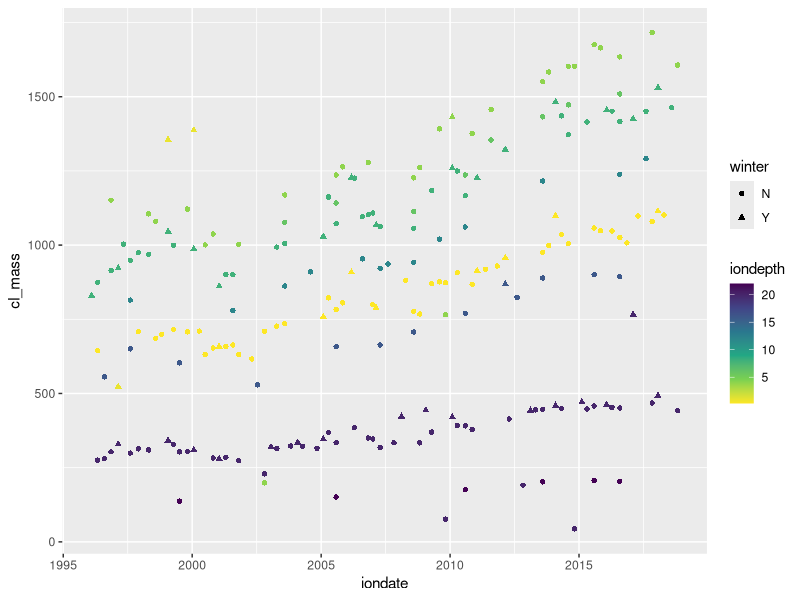
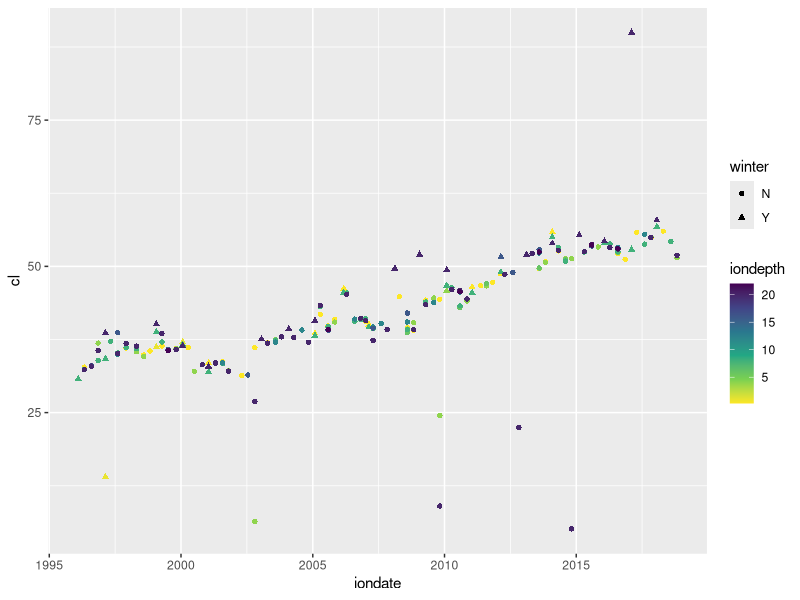

The R source for these figures, in order:
library(tidyverse)
library(lubridate)

#load and format the datasets
ions <- read_csv("Data/LTER_ions.csv") %>% #all ion data from LTER
  filter(lakeid == "MO" | lakeid == "ME") %>%
  mutate(depth = replace(depth, depth == 0, 0.25)) %>% 
  mutate(depth = replace(depth, depth == 21.9, 22)) #rounding depths to nearest depth with hp_factor to ensure dall data is included
  
hypso <- read_csv("Data/lake_hypsometry.csv") #hypsometry factor to multiply by total lake volume

icedepth <- read_csv("Data/winter.csv") %>% #depth of ice
  rename(icedate = sampledate)  #icedate refers to the date the ice depth was measured
  
icedates <- read_csv("Data/icedates.csv") %>% #ice on and off dates
  filter(lakeid == "MO" | lakeid == "ME") %>%
  mutate(ice_on = mdy(ice_on),
         ice_off = mdy(ice_off),
         year4 = year4 + 1)

#joining all datasets together
combined_data <- ions %>%
  left_join(hypso, by = c("lakeid", "depth")) %>%
  left_join(icedates, by = c("lakeid", "year4")) %>%
  left_join(icedepth, by = c("lakeid", "year4"))


mass <- combined_data %>%
  drop_na(cl) %>%
  filter(cl > 0) %>%
  mutate(vol_cubicmeters = ifelse(lakeid == "ME", hp_factor * 506880000, hp_factor * 111520000)) %>% #hypsometrically weighting lake volumes [m^-3]
  mutate(vol_liters = vol_cubicmeters * 1000) %>% #converting cubic meters to liters
  mutate(cl_mass = cl * vol_liters * 0.000000001,
         so4_mass = so4 * vol_liters * 0.000000001,
         ca_mass = ca * vol_liters * 0.000000001,
         mg_mass = mg * vol_liters * 0.000000001,
         na_mass = na * vol_liters * 0.000000001,
         k_mass = k * vol_liters * 0.000000001,
         fe_mass = fe * vol_liters * 0.000000001,
         mn_mass = mn * vol_liters * 0.000000001) %>% #converting concentration [mg L^-1] to mass in tonnes [Mg]
  rowwise() %>%
  mutate(winter = ifelse(between(sampledate, ice_on, ice_off), "Y", "N")) %>% #to easily distinguish ice on vs. ice off data
  mutate_if(is.numeric, ~replace_na(., 0)) %>% #converting NAs to 0 for the next step
  mutate(All_ions = sum(cl_mass + so4_mass + ca_mass + mg_mass + na_mass + k_mass + fe_mass + mn_mass)) %>%
  rename(iondate = sampledate,
         iondepth = depth)






ggplot(mass %>% filter(lakeid == "ME")) +
  geom_point(aes(iondate, cl_mass, color = iondepth, shape = winter)) +
  scale_color_viridis_c(direction = -1) 

ggplot(mass %>% filter(lakeid == "ME"))+
  geom_point(aes(iondate, cl, shape = winter, color = iondepth)) +
  scale_color_viridis_c(direction = -1) 
